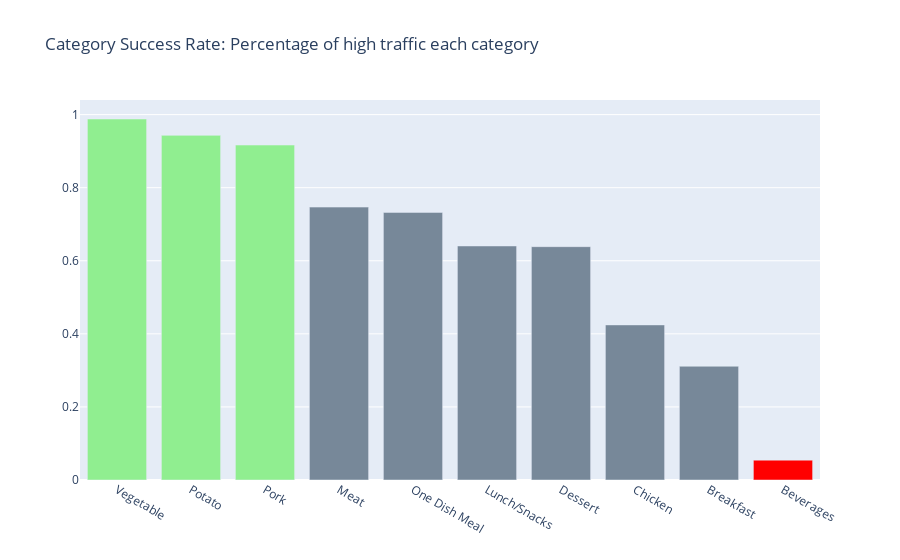

Notebook cell for this chart:
### Markdown cell above
### 3. Which categories are the most and least successful?
Ans: Most - Vegetable, potato, and pork; Least - Chicken, breakfast, and beverage.

See graph 2, a bar chart that shows the % of high traffic recipes of each category. Graph 3 is an auxiliary chart that examines this relationship by listing the counts of high traffic recipes in a category and the total recipe in that category. By successful, we define as (_# of high trafic recipes and the total / Total # of recipes in a specific category_). We call it category success rate.

We are reassured that **Potato, Vegetable, and Pork have fantastic performance**. More than 90% recipes of these categories are marked with high traffic (vegetables 99%, almost all!). **The three worst categories are Chicken, Breakfast, and Beverage**. Especially chicken and breakfast. These two are the only ones that published more than 100 individual recipes, but less than half are of high-traffic. Not to mention in beverages only 5 out of 92 are popular. We will examine these genres and figure out what happened.

### Code cell
#Graph 2: Bar plot. Which category has the most high-traffic by proportion?
df_cat_ratio = (df_high_count / df_count).sort_values(ascending=False)
df_cat_ratio = pd.concat([df_cat_ratio, df_high_count, df_count], axis=1)
df_cat_ratio.columns = ['ratio', 'high_count', 'total']

fig = go.Figure(data=[go.Bar(
    x=df_cat_ratio.index,
    y=df_cat_ratio['ratio'],
    marker_color=colors,
)])
fig.update_layout(title_text='Category Success Rate: Percentage of high traffic each category')
fig.show()

### Figure 1 — Plotly figure (JSON) as saved in the notebook; plotly's stock layout.template omitted (floating-point values rounded to 4 significant figures)
{"data": [{"marker": {"color": ["lightgreen", "lightgreen", "lightgreen", "lightslategray", "lightslategray", "lightslategray", "lightslategray", "lightslategray", "lightslategray", "red"]}, "type": "bar", "x": ["Vegetable", "Potato", "Pork", "Meat", "One Dish Meal", "Lunch/Snacks", "Dessert", "Chicken", "Breakfast", "Beverages"], "y": [0.988, 0.9432, 0.9167, 0.7468, 0.7324, 0.6404, 0.6386, 0.4244, 0.3113, 0.05435]}], "layout": {"title": {"text": "Category Success Rate: Percentage of high traffic each category"}}}
